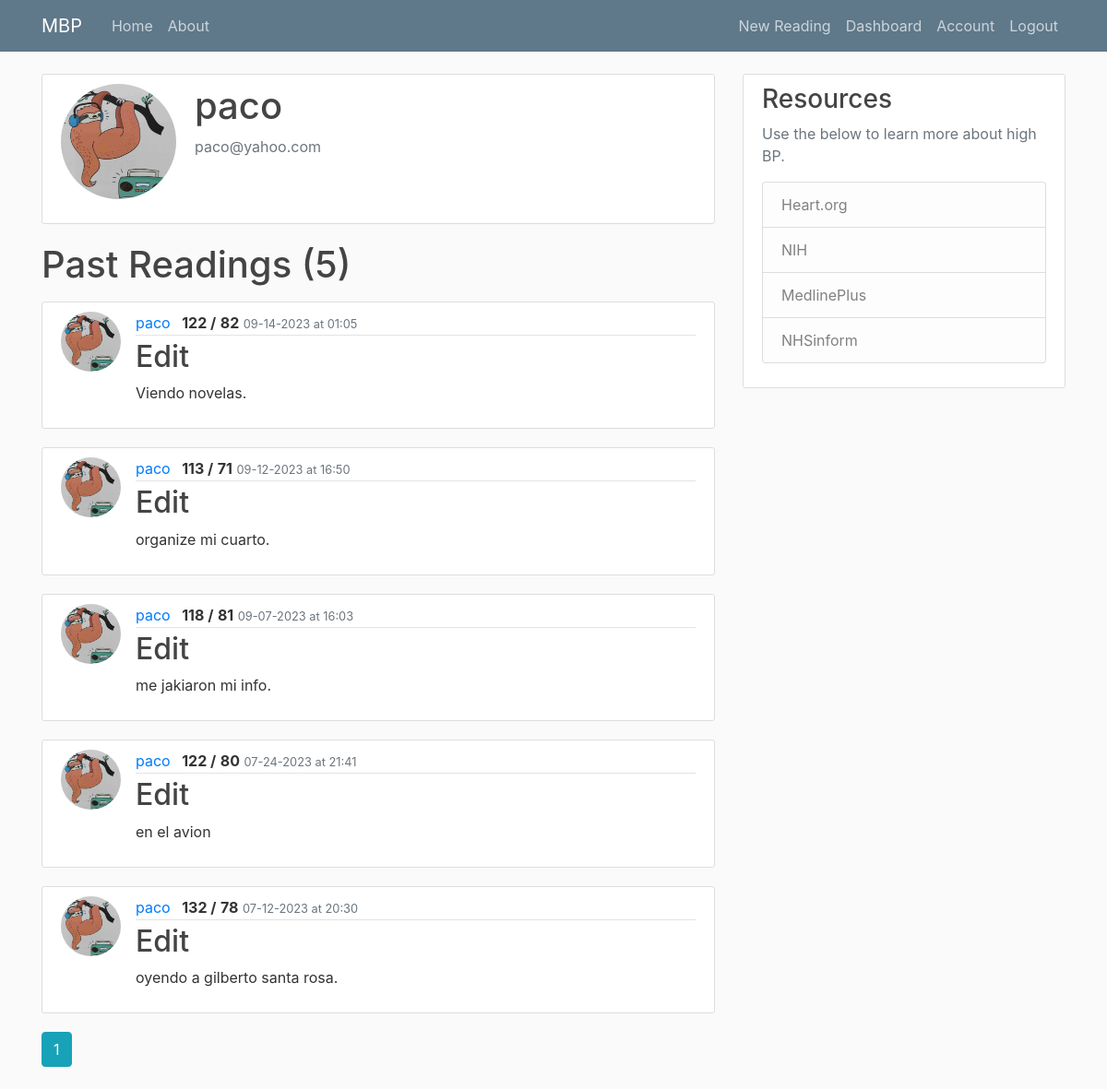
Before: /user/paco (signed in) with the older database file.
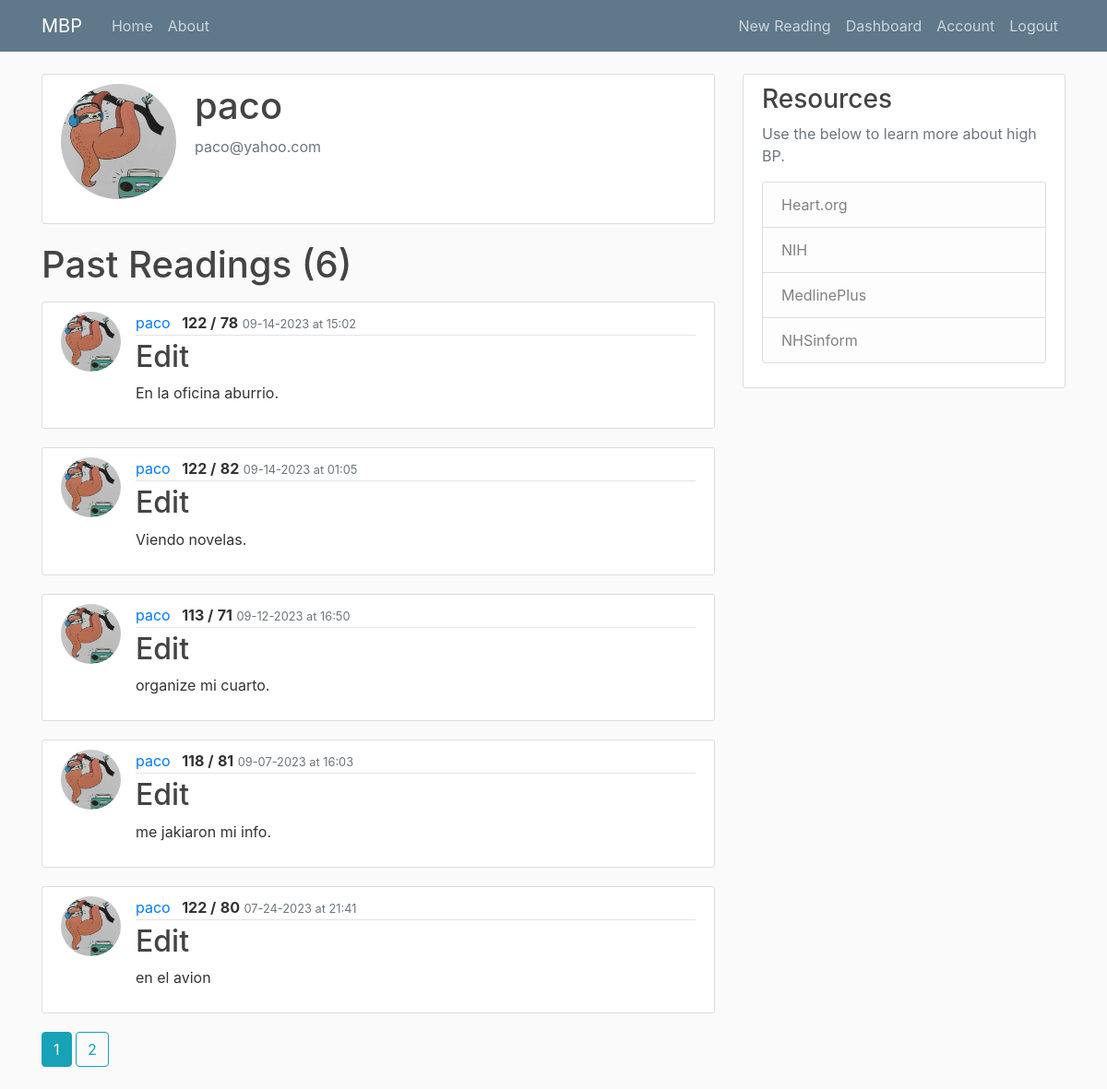
After: the same page with the newer database file.
### mbp/models.py (models this page shows, shortened)
class User(db.Model, UserMixin):
    id = db.Column(db.Integer, primary_key=True)
    username = db.Column(db.String(20), unique=True, nullable=False)
    email = db.Column(db.String(120), unique=True, nullable=False)
    image_file = db.Column(db.String(20), nullable=False, default='default.jpg')
    password = db.Column(db.String(60), nullable=False)
    readings = db.relationship('Reading', backref='user', lazy=True)

class Reading(db.Model):
    id = db.Column(db.Integer, primary_key=True)
    sys = db.Column(db.String(3), nullable=False)
    dia = db.Column(db.String(3), nullable=False)
    notes = db.Column(db.Text, nullable=False)
    date_posted = db.Column(db.DateTime, nullable=False, default=datetime.utcnow)
    user_id = db.Column(db.Integer, db.ForeignKey('user.id'), nullable=False)

### mbp/users/routes.py (the view)
@users.route('/user/<string:username>')
@login_required
def user_readings(username):
    image_file = url_for('static', filename='profile_pics/' + current_user.image_file)
    page = request.args.get('page', 1, type=int) #Grab the page we want. In this case page one. Set type integer as the page number.
    user = User.query.filter_by(username=username).first_or_404()
    reading = Reading.query.filter_by(user=user)\
        .order_by(Reading.date_posted.desc())\
        .paginate(page=page, per_page=5) #Show 5 readings per page. Can use http://localhost:8000/home?page=3 to navigate to pages.
    return render_template('user_readings.html', title='Dashboard2', reading=reading, user=user, username=username, image_file=image_file)

### mbp/models.py (called while the page is built)
@login_manager.user_loader
def load_user(user_id):
    return User.query.get(int(user_id))

### mbp/templates/user_readings.html
{% extends "base.html" %}
{% block content %}
<div class="content-section">
    <div class="media">
      <img class="rounded-circle account-img" src="{{ image_file }}">
      <div class="media-body">
        <h2 class="account-heading">{{ current_user.username }}</h2>
        <p class="text-secondary">{{ current_user.email }}</p>
      </div>
    </div>
  </div>
    <h1 class="mb-3">Past Readings  ({{ reading.total }})</h1>
    {% for reading in reading.items %}
    <article class="media content-section">
      <img class="rounded-circle article-img" src="{{ url_for('static', filename='profile_pics/' + reading.user.image_file) }}" />
      <div class="media-body">
        <div class="article-metadata">
          <a class="mr-2" href="{{ url_for('users.user_readings', username=reading.user.username) }}">{{ reading.user.username }}</a>
          <text class="font-weight-bold">{{ reading.sys }} /</text>
          <text class="font-weight-bold">{{ reading.dia}}</text>
          <small class="text-muted">{{ reading.date_posted.strftime('%m-%d-%Y at %H:%M') }}</small>
        </div>
        <h2><a class="article-title" href="{{ url_for('readings.reading', reading_id=reading.id) }}">Edit</a></h2>
          <p class="article-content">{{ reading.notes }}</p>
      </div>
    </article>
    {% endfor %}
    {% for page_num in reading.iter_pages(left_edge=1, right_edge=1, left_current=1, right_current=2) %}
      {% if page_num %}
        {% if reading.page == page_num %}
          <a class="btn btn-info mb-4" href="{{ url_for('users.user_readings', username=user.username, page=page_num) }}">{{ page_num }}</a>
        {% else %}
          <a class="btn btn-outline-info mb-4" href="{{ url_for('users.user_readings', username=user.username, page=page_num) }}">{{ page_num }}</a>
        {% endif %}
      {% else %}
        ...
      {% endif %}
    {% endfor %}
{% endblock content %}

### mbp/templates/base.html (shortened to what this page needs)
<!DOCTYPE html>
<html>
<head>
    <link rel="stylesheet" href="https://maxcdn.bootstrapcdn.com/bootstrap/4.0.0/css/bootstrap.min.css">
    <link rel="stylesheet" type="text/css" href="{{ url_for('static', filename='css/main.css') }}">
</head>
<body>
  <header class="site-header">
<nav class="navbar navbar-expand-md navbar-dark bg-steel fixed-top">
  <div class="container">
    <a class="navbar-brand mr-4" href="/">MBP</a>
    <div class="collapse navbar-collapse" id="navbarToggle">
      <div class="navbar-nav mr-auto">
        <a class="nav-item nav-link" href="/">Home</a>
        <a class="nav-item nav-link" href="/about">About</a>
      </div>
      <div class="navbar-nav">
        {% if current_user.is_authenticated %}
        <a class="nav-item nav-link" href="{{ url_for('readings.new_reading') }}">New Reading</a>
        <a class="nav-item nav-link" href="{{ url_for('users.user_readings', username=current_user.username) }}">Dashboard</a>
        <a class="nav-item nav-link" href="{{ url_for('users.account') }}">Account</a>
        <a class="nav-item nav-link" href="{{ url_for('users.logout') }}">Logout</a>
        {% else %}
          <a class="nav-item nav-link" href="{{ url_for('users.login') }}">Login</a>
          <a class="nav-item nav-link" href="{{ url_for('users.register') }}">Register</a>
        {% endif %}
      </div>
    </div>
  </div>
</nav>
</header>
      <main role="main" class="container">
        <div class="row">
          <div class="col-md-8">
            {% block content %}{% endblock %}
          </div>
          <div class="col-md-4">
            <div class="content-section">
              <h3>Resources</h3>
              <p class='text-muted'>Use the below to learn more about high BP.
                <ul class="list-group">
                  <a li class="list-group-item list-group-item-light" href="https://www.heart.org/en/health-topics/high-blood-pressure" target="_blank">Heart.org</li></a>
                  <a li class="list-group-item list-group-item-light" href="https://www.nhlbi.nih.gov/health/high-blood-pressure" target="_blank">NIH</li></a>
                  <a li class="list-group-item list-group-item-light" href="https://medlineplus.gov/highbloodpressure.html" target="_blank">MedlinePlus</li></a>
                  <a li class="list-group-item list-group-item-light" href="https://www.nhsinform.scot/illnesses-and-conditions/heart-and-blood-vessels/conditions/high-blood-pressure-hypertension" target="_blank">NHSinform</li></a>
                </ul>
              </p>
            </div>
          </div>
        </div>
      </main>
</body>
</html>

### mbp/static/css/main.css (style rules this page uses)
body { background: #fafafa; color: #333333; margin-top: 5rem; }
h1, h2, h3, h4, h5, h6 { color: #444444; }
.bg-steel { background-color: #5f788a; }
.site-header .navbar-nav .nav-link { color: #cbd5db; }
.content-section { background: #ffffff; padding: 10px 20px; border: 1px solid #dddddd; border-radius: 3px; margin-bottom: 20px; }
.article-title { color: #444444; }
.article-content { white-space: pre-line; }
.article-img { height: 65px; width: 65px; margin-right: 16px; }
.article-metadata { padding-bottom: 1px; margin-bottom: 4px; border-bottom: 1px solid #e3e3e3 }
.account-img { height: 125px; width: 125px; margin-right: 20px; margin-bottom: 16px; }
.account-heading { font-size: 2.5rem; }

Changed rows visible on the page:
no longer on this page (row unchanged): Reading: image_file (placeholder picture), user.username "paco", sys "132", dia "78", date_posted "07-12-2023 at 20:30", notes "oyendo a gilberto santa rosa."
added Reading: image_file (placeholder picture), user.username "paco", sys "122", dia "78", date_posted "09-14-2023 at 15:02", notes "En la oficina aburrio."
Other visible differences:
{{ reading.total }}: "5" → "6"
new list line: "2"
